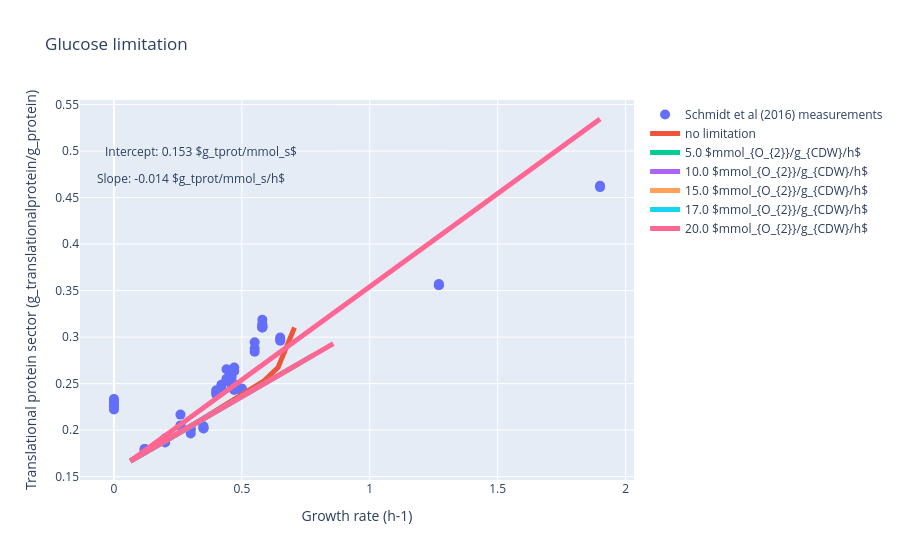

Notebook source saved alongside this figure:
### Code cell
#plotting vs mu
plot_translational_protein_vs_mu(df_schmidt, simulation_results, intercept_glc, slope_glc, 
                                 protein_fraction = PROTEIN_FRACTION, 
                                 measured_protein_fraction=MEASURED_PROTEIN_FRACTION, 
                                 oxygen_results = o2_simulations, oxygen_rxn_id = 'o2')

### Figure 1 — Plotly figure (JSON) as saved in the notebook; plotly's stock layout.template omitted (floating-point values rounded to 4 significant figures)
{"data": [{"marker": {"size": 10}, "mode": "markers", "name": "Schmidt et al (2016) measurements", "type": "scatter", "x": [1.9, 1.9, 0.58, 0.58, 0.58, 1.27, 1.27, 1.27, 0.3, 0.3, 0.3, 0.42, 0.42, 0.42, 0.46, 0.46, 0.46, 0.47, 0.47, 0.47, 0.4, 0.4, 0.4, 0.5, 0.5, 0.5, 0.35, 0.35, 0.35, 0.2, 0.2, 0.2, 0.12, 0.12, 0.12, 0, 0, 0, 0, 0, 0, 0.58, 0.58, 0.58, 0.55, 0.55, 0.55, 0.47, 0.47, 0.47, 0.26, 0.26, 0.26, 0.44, 0.44, 0.44, 0.65, 0.65, 0.65], "y": [0.4628, 0.4612, 0.3137, 0.3104, 0.3103, 0.3559, 0.3557, 0.3571, 0.2005, 0.1965, 0.2013, 0.2464, 0.2487, 0.2443, 0.2507, 0.2491, 0.2571, 0.2635, 0.2673, 0.2639, 0.2429, 0.2385, 0.2406, 0.2448, 0.243, 0.243, 0.2021, 0.2018, 0.2041, 0.1909, 0.1868, 0.1875, 0.1797, 0.1797, 0.1783, 0.2302, 0.2334, 0.2222, 0.2302, 0.2256, 0.2257, 0.3187, 0.3126, 0.3107, 0.2877, 0.2842, 0.2944, 0.2493, 0.2432, 0.244, 0.2167, 0.2046, 0.2049, 0.2654, 0.2552, 0.2531, 0.2995, 0.2962, 0.2968]}, {"line": {"width": 5}, "marker": {"size": 10}, "mode": "lines", "name": "no limitation", "type": "scatter", "x": [0.7057, 0.6845, 0.6631, 0.6412, 0.5866, 0.5037, 0.4185, 0.3334, 0.245, 0.1548, 0.06424], "y": [0.3103, 0.296, 0.2816, 0.2673, 0.253, 0.2386, 0.2243, 0.2099, 0.1956, 0.1812, 0.1669]}, {"line": {"width": 5}, "marker": {"size": 10}, "mode": "lines", "name": "5.0 $mmol_{O_{2}}/g_{CDW}/h$", "type": "scatter", "x": [0.3752, 0.3535, 0.3317, 0.31, 0.2874, 0.2621, 0.2369, 0.2116, 0.1824, 0.1465, 0.06424], "y": [0.2163, 0.2128, 0.2093, 0.2059, 0.2023, 0.1983, 0.1943, 0.1903, 0.1856, 0.1799, 0.1668]}, {"line": {"width": 5}, "marker": {"size": 10}, "mode": "lines", "name": "10.0 $mmol_{O_{2}}/g_{CDW}/h$", "type": "scatter", "x": [0.5568, 0.5315, 0.5063, 0.481, 0.4553, 0.4194, 0.3836, 0.3353, 0.245, 0.1548, 0.06424], "y": [0.2451, 0.2411, 0.2371, 0.2331, 0.229, 0.2233, 0.2176, 0.2099, 0.1956, 0.1812, 0.1668]}, {"line": {"width": 5}, "marker": {"size": 10}, "mode": "lines", "name": "15.0 $mmol_{O_{2}}/g_{CDW}/h$", "type": "scatter", "x": [0.7251, 0.6923, 0.6565, 0.6206, 0.5848, 0.5159, 0.4256, 0.3353, 0.245, 0.1548, 0.06424], "y": [0.2719, 0.2666, 0.2609, 0.2553, 0.2496, 0.2386, 0.2243, 0.2099, 0.1956, 0.1812, 0.1668]}, {"line": {"width": 5}, "marker": {"size": 10}, "mode": "lines", "name": "17.0 $mmol_{O_{2}}/g_{CDW}/h$", "type": "scatter", "x": [0.78, 0.7441, 0.7083, 0.6724, 0.6062, 0.5159, 0.4256, 0.3353, 0.245, 0.1548, 0.06424], "y": [0.2806, 0.2749, 0.2692, 0.2635, 0.253, 0.2386, 0.2243, 0.2099, 0.1956, 0.1812, 0.1668]}, {"line": {"width": 5}, "marker": {"size": 10}, "mode": "lines", "name": "20.0 $mmol_{O_{2}}/g_{CDW}/h$", "type": "scatter", "x": [0.8577, 0.8218, 0.7859, 0.6964, 0.6062, 0.5159, 0.4256, 0.3353, 0.245, 0.1548, 0.06424, 1.9], "y": [0.2929, 0.2872, 0.2815, 0.2673, 0.253, 0.2386, 0.2243, 0.2099, 0.1956, 0.1812, 0.1668, 0.5344]}], "layout": {"annotations": [{"showarrow": false, "text": "Intercept: 0.153 $g_tprot/mmol_s$", "x": 0.34, "y": 0.5}, {"showarrow": false, "text": "Slope: -0.014 $g_tprot/mmol_s/h$", "x": 0.3, "y": 0.47}], "font": {"size": 12}, "title": {"text": "Glucose limitation"}, "xaxis": {"title": {"text": "Growth rate (h-1)"}}, "yaxis": {"title": {"text": "Translational protein sector (g_translationalprotein/g_protein)"}}}}
